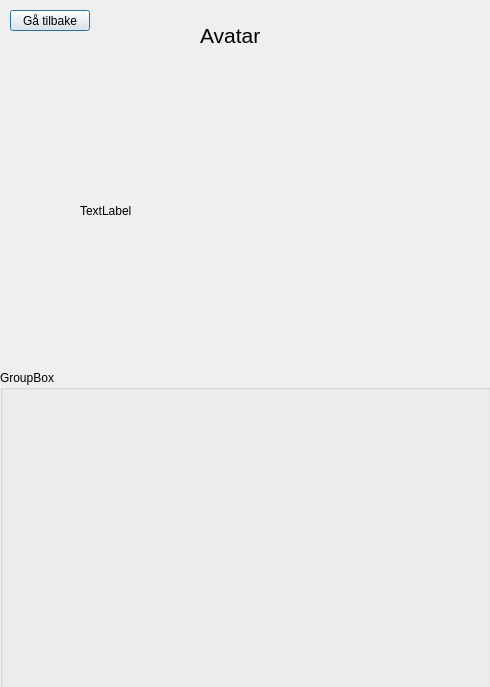
<?xml version="1.0" encoding="UTF-8"?>
<ui version="4.0">
 <class>avatarDialog</class>
 <widget class="QDialog" name="avatarDialog">
  <property name="geometry">
   <rect>
    <x>0</x>
    <y>0</y>
    <width>490</width>
    <height>687</height>
   </rect>
  </property>
  <property name="windowTitle">
   <string>Dialog</string>
  </property>
  <widget class="QGroupBox" name="groupBox">
   <property name="geometry">
    <rect>
     <x>0</x>
     <y>370</y>
     <width>491</width>
     <height>321</height>
    </rect>
   </property>
   <property name="title">
    <string>GroupBox</string>
   </property>
   <layout class="QGridLayout" name="gridLayout"/>
  </widget>
  <widget class="QLabel" name="label">
   <property name="geometry">
    <rect>
     <x>80</x>
     <y>70</y>
     <width>321</width>
     <height>281</height>
    </rect>
   </property>
   <property name="text">
    <string>TextLabel</string>
   </property>
  </widget>
  <widget class="QLabel" name="label_8">
   <property name="geometry">
    <rect>
     <x>200</x>
     <y>10</y>
     <width>71</width>
     <height>51</height>
    </rect>
   </property>
   <property name="font">
    <font>
     <pointsize>16</pointsize>
    </font>
   </property>
   <property name="text">
    <string>Avatar</string>
   </property>
  </widget>
  <widget class="QPushButton" name="pushButton">
   <property name="geometry">
    <rect>
     <x>10</x>
     <y>10</y>
     <width>80</width>
     <height>21</height>
    </rect>
   </property>
   <property name="text">
    <string>Gå tilbake</string>
   </property>
  </widget>
 </widget>
 <resources/>
 <connections/>
</ui>
